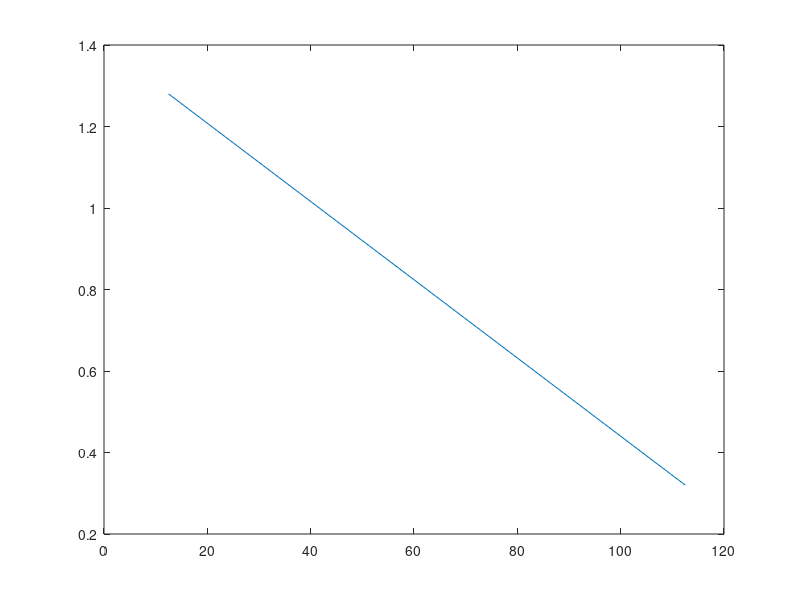

Write the MATLAB code that produced this figure.
% no_1
t = [0 25 50 75 100 125];
y = [0 32 58 78 92 100];

% mencari diferensial numerik
d = diff(y)./diff(t);

n = length(t);
tm = (t(1:n-1)+t(2:n))./2;

plot(tm,d,'-')